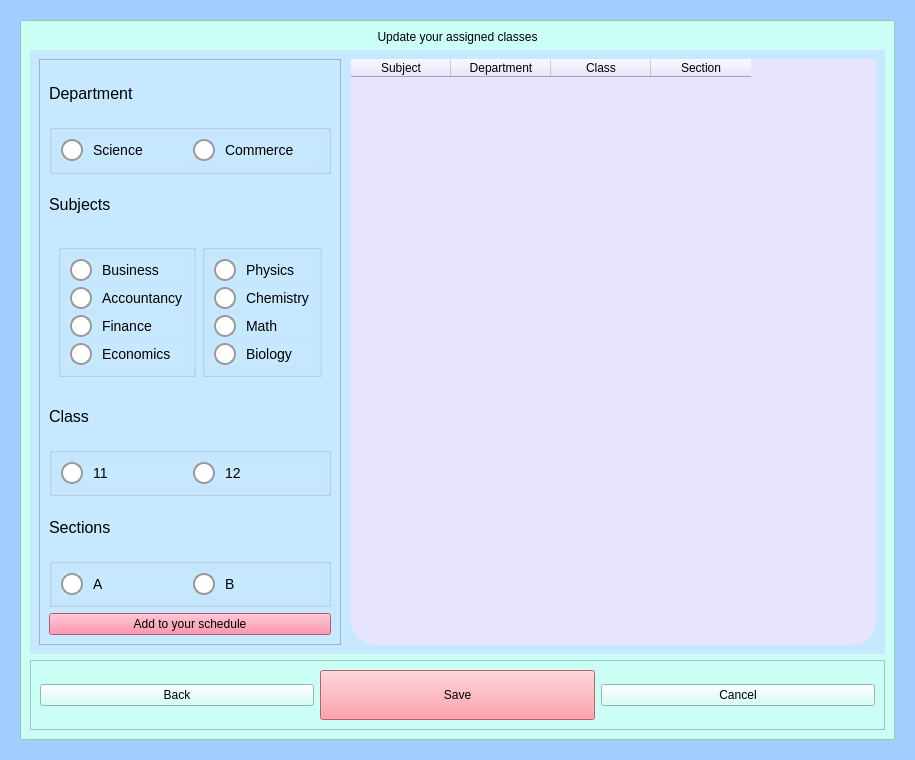
<?xml version="1.0" encoding="UTF-8"?>
<ui version="4.0">
 <class>td_profile</class>
 <widget class="QDialog" name="td_profile">
  <property name="geometry">
   <rect>
    <x>0</x>
    <y>0</y>
    <width>915</width>
    <height>760</height>
   </rect>
  </property>
  <property name="windowTitle">
   <string>Dialog</string>
  </property>
  <property name="styleSheet">
   <string notr="true">background-color: rgb(160, 206, 255);
color: rgb(0, 0, 0);</string>
  </property>
  <layout class="QVBoxLayout" name="verticalLayout_13">
   <item>
    <widget class="QStackedWidget" name="stackedWidget">
     <property name="currentIndex">
      <number>2</number>
     </property>
     <widget class="QWidget" name="showdetailstd">
      <layout class="QVBoxLayout" name="verticalLayout_2">
       <item>
        <widget class="QFrame" name="frame">
         <property name="frameShape">
          <enum>QFrame::Shape::StyledPanel</enum>
         </property>
         <property name="frameShadow">
          <enum>QFrame::Shadow::Raised</enum>
         </property>
         <layout class="QVBoxLayout" name="verticalLayout_5">
          <item>
           <widget class="QWidget" name="verticalWidget_2" native="true">
            <property name="minimumSize">
             <size>
              <width>0</width>
              <height>400</height>
             </size>
            </property>
            <property name="styleSheet">
             <string notr="true">border color : black;
</string>
            </property>
            <layout class="QVBoxLayout" name="verticalLayout_4">
             <item>
              <layout class="QHBoxLayout" name="horizontalLayout_2">
               <item>
                <widget class="QPushButton" name="gotoupdateprofiledetails">
                 <property name="styleSheet">
                  <string notr="true">background-color: rgb(255, 158, 155);
font: 600 9pt &quot;Segoe UI&quot;;</string>
                 </property>
                 <property name="text">
                  <string>Update your profile details</string>
                 </property>
                </widget>
               </item>
               <item>
                <widget class="QPushButton" name="gotoupdateclasses">
                 <property name="styleSheet">
                  <string notr="true">background-color: rgb(255, 158, 155);
font: 600 9pt &quot;Segoe UI&quot;;</string>
                 </property>
                 <property name="text">
                  <string>Update your classes </string>
                 </property>
                </widget>
               </item>
              </layout>
             </item>
             <item>
              <widget class="QLabel" name="createyouraccount">
               <property name="maximumSize">
                <size>
                 <width>16777215</width>
                 <height>50</height>
                </size>
               </property>
               <property name="font">
                <font>
                 <pointsize>14</pointsize>
                 <bold>true</bold>
                </font>
               </property>
               <property name="styleSheet">
                <string notr="true">color: rgb(0, 0, 0);</string>
               </property>
               <property name="text">
                <string>Your Details</string>
               </property>
               <property name="alignment">
                <set>Qt::AlignmentFlag::AlignCenter</set>
               </property>
              </widget>
             </item>
             <item>
              <widget class="QLabel" name="label_8">
               <property name="maximumSize">
                <size>
                 <width>16777215</width>
                 <height>20</height>
                </size>
               </property>
               <property name="styleSheet">
                <string notr="true">color: rgb(0, 0, 0);
border:none;
border-radius:50px;</string>
               </property>
               <property name="text">
                <string>Name:</string>
               </property>
              </widget>
             </item>
             <item>
              <widget class="QLabel" name="name_tdprofile">
               <property name="minimumSize">
                <size>
                 <width>0</width>
                 <height>40</height>
                </size>
               </property>
               <property name="styleSheet">
                <string notr="true">color: rgb(0, 0, 0);
border-color: rgb(255, 84, 172);
border-radius: 15px;
background-color: rgb(253, 229, 255);</string>
               </property>
               <property name="text">
                <string/>
               </property>
              </widget>
             </item>
             <item>
              <widget class="QLabel" name="label_9">
               <property name="maximumSize">
                <size>
                 <width>16777215</width>
                 <height>20</height>
                </size>
               </property>
               <property name="styleSheet">
                <string notr="true">color: rgb(0, 0, 0);</string>
               </property>
               <property name="text">
                <string>Email:</string>
               </property>
              </widget>
             </item>
             <item>
              <widget class="QLabel" name="email_tdprofile">
               <property name="minimumSize">
                <size>
                 <width>0</width>
                 <height>40</height>
                </size>
               </property>
               <property name="styleSheet">
                <string notr="true">color: rgb(0, 0, 0);
border-color: rgb(255, 84, 172);
border-radius: 15px;
background-color: rgb(253, 229, 255);</string>
               </property>
               <property name="text">
                <string/>
               </property>
              </widget>
             </item>
             <item>
              <widget class="QLabel" name="label_12">
               <property name="maximumSize">
                <size>
                 <width>16777215</width>
                 <height>20</height>
                </size>
               </property>
               <property name="styleSheet">
                <string notr="true">color: rgb(0, 0, 0);
border:none;
border-radius:50px;</string>
               </property>
               <property name="text">
                <string>ID:</string>
               </property>
              </widget>
             </item>
             <item>
              <widget class="QLabel" name="id_tdprofile">
               <property name="minimumSize">
                <size>
                 <width>0</width>
                 <height>40</height>
                </size>
               </property>
               <property name="styleSheet">
                <string notr="true">color: rgb(0, 0, 0);
border-color: rgb(255, 84, 172);
border-radius: 15px;
background-color: rgb(253, 229, 255);</string>
               </property>
               <property name="text">
                <string/>
               </property>
              </widget>
             </item>
             <item>
              <spacer name="verticalSpacer">
               <property name="orientation">
                <enum>Qt::Orientation::Vertical</enum>
               </property>
               <property name="sizeType">
                <enum>QSizePolicy::Policy::Fixed</enum>
               </property>
               <property name="sizeHint" stdset="0">
                <size>
                 <width>20</width>
                 <height>40</height>
                </size>
               </property>
              </spacer>
             </item>
             <item>
              <widget class="QListView" name="allcurrentassignedclasses">
               <property name="styleSheet">
                <string notr="true">background-color: rgb(232, 228, 255);
font: 12pt &quot;Segoe UI&quot;;
color: rgb(0, 0, 0);</string>
               </property>
              </widget>
             </item>
            </layout>
           </widget>
          </item>
         </layout>
        </widget>
       </item>
      </layout>
     </widget>
     <widget class="QWidget" name="updateprofiledetailstd">
      <layout class="QVBoxLayout" name="verticalLayout_20">
       <item>
        <spacer name="verticalSpacer_4">
         <property name="orientation">
          <enum>Qt::Orientation::Vertical</enum>
         </property>
         <property name="sizeHint" stdset="0">
          <size>
           <width>20</width>
           <height>40</height>
          </size>
         </property>
        </spacer>
       </item>
       <item>
        <widget class="QFrame" name="frame_4">
         <property name="minimumSize">
          <size>
           <width>0</width>
           <height>500</height>
          </size>
         </property>
         <property name="styleSheet">
          <string notr="true">background-color: rgb(203, 255, 246);</string>
         </property>
         <property name="frameShape">
          <enum>QFrame::Shape::StyledPanel</enum>
         </property>
         <property name="frameShadow">
          <enum>QFrame::Shadow::Raised</enum>
         </property>
         <layout class="QVBoxLayout" name="verticalLayout_11">
          <item>
           <widget class="QWidget" name="verticalWidget_4" native="true">
            <property name="minimumSize">
             <size>
              <width>0</width>
              <height>400</height>
             </size>
            </property>
            <property name="styleSheet">
             <string notr="true">border color : black;
background-color: rgb(199, 233, 255);
</string>
            </property>
            <layout class="QVBoxLayout" name="verticalLayout_12">
             <property name="spacing">
              <number>10</number>
             </property>
             <item>
              <widget class="QLabel" name="label_3">
               <property name="styleSheet">
                <string notr="true">font: 9pt &quot;Segoe UI&quot;;
color: rgb(0, 0, 0);
font: 11pt &quot;Segoe UI&quot;;</string>
               </property>
               <property name="text">
                <string>Update your details</string>
               </property>
               <property name="alignment">
                <set>Qt::AlignmentFlag::AlignCenter</set>
               </property>
              </widget>
             </item>
             <item>
              <spacer name="verticalSpacer_2">
               <property name="orientation">
                <enum>Qt::Orientation::Vertical</enum>
               </property>
               <property name="sizeHint" stdset="0">
                <size>
                 <width>20</width>
                 <height>40</height>
                </size>
               </property>
              </spacer>
             </item>
             <item>
              <widget class="QLabel" name="label_20">
               <property name="maximumSize">
                <size>
                 <width>16777215</width>
                 <height>20</height>
                </size>
               </property>
               <property name="styleSheet">
                <string notr="true">color: rgb(0, 0, 0);
border:none;
border-radius:50px;</string>
               </property>
               <property name="text">
                <string>Name:</string>
               </property>
              </widget>
             </item>
             <item>
              <widget class="QLineEdit" name="tdupdateprofile_name">
               <property name="styleSheet">
                <string notr="true">color: rgb(0, 0, 0);</string>
               </property>
               <property name="placeholderText">
                <string>Enter your full name</string>
               </property>
              </widget>
             </item>
             <item>
              <widget class="QLabel" name="label_21">
               <property name="maximumSize">
                <size>
                 <width>16777215</width>
                 <height>20</height>
                </size>
               </property>
               <property name="styleSheet">
                <string notr="true">color: rgb(0, 0, 0);</string>
               </property>
               <property name="text">
                <string>Email:</string>
               </property>
              </widget>
             </item>
             <item>
              <widget class="QLineEdit" name="tdupdateprofile_email">
               <property name="styleSheet">
                <string notr="true">color: rgb(0, 0, 0);</string>
               </property>
               <property name="placeholderText">
                <string>Enter your college email</string>
               </property>
              </widget>
             </item>
             <item>
              <widget class="QLabel" name="label_22">
               <property name="maximumSize">
                <size>
                 <width>16777215</width>
                 <height>20</height>
                </size>
               </property>
               <property name="styleSheet">
                <string notr="true">color: rgb(0, 0, 0);
border:none;
border-radius:50px;</string>
               </property>
               <property name="text">
                <string>ID:</string>
               </property>
              </widget>
             </item>
             <item>
              <widget class="QLineEdit" name="tdupdateprofile_id">
               <property name="styleSheet">
                <string notr="true">color: rgb(0, 0, 0);</string>
               </property>
               <property name="placeholderText">
                <string>Enter your Teacher Id</string>
               </property>
              </widget>
             </item>
             <item>
              <spacer name="verticalSpacer_3">
               <property name="orientation">
                <enum>Qt::Orientation::Vertical</enum>
               </property>
               <property name="sizeHint" stdset="0">
                <size>
                 <width>20</width>
                 <height>40</height>
                </size>
               </property>
              </spacer>
             </item>
             <item>
              <widget class="QFrame" name="frame_5">
               <property name="frameShape">
                <enum>QFrame::Shape::StyledPanel</enum>
               </property>
               <property name="frameShadow">
                <enum>QFrame::Shadow::Raised</enum>
               </property>
               <layout class="QHBoxLayout" name="horizontalLayout_3">
                <item>
                 <widget class="QPushButton" name="backButton_2">
                  <property name="styleSheet">
                   <string notr="true">color: rgb(0, 0, 0);</string>
                  </property>
                  <property name="text">
                   <string>Back</string>
                  </property>
                 </widget>
                </item>
                <item>
                 <widget class="QPushButton" name="savebutton1">
                  <property name="minimumSize">
                   <size>
                    <width>60</width>
                    <height>50</height>
                   </size>
                  </property>
                  <property name="styleSheet">
                   <string notr="true">color: rgb(0, 0, 0);
font: 600 9pt &quot;Segoe UI&quot;;
background-color: rgb(255, 133, 149);</string>
                  </property>
                  <property name="text">
                   <string>Save</string>
                  </property>
                 </widget>
                </item>
                <item>
                 <widget class="QPushButton" name="cancelbutton_2">
                  <property name="styleSheet">
                   <string notr="true">color: rgb(0, 0, 0);</string>
                  </property>
                  <property name="text">
                   <string>Cancel</string>
                  </property>
                 </widget>
                </item>
               </layout>
              </widget>
             </item>
            </layout>
           </widget>
          </item>
         </layout>
        </widget>
       </item>
       <item>
        <spacer name="verticalSpacer_5">
         <property name="orientation">
          <enum>Qt::Orientation::Vertical</enum>
         </property>
         <property name="sizeHint" stdset="0">
          <size>
           <width>20</width>
           <height>40</height>
          </size>
         </property>
        </spacer>
       </item>
      </layout>
     </widget>
     <widget class="QWidget" name="updateyourclassestd">
      <layout class="QVBoxLayout" name="verticalLayout">
       <item>
        <widget class="QFrame" name="frame_6">
         <property name="minimumSize">
          <size>
           <width>0</width>
           <height>500</height>
          </size>
         </property>
         <property name="styleSheet">
          <string notr="true">background-color: rgb(203, 255, 246);</string>
         </property>
         <property name="frameShape">
          <enum>QFrame::Shape::StyledPanel</enum>
         </property>
         <property name="frameShadow">
          <enum>QFrame::Shadow::Raised</enum>
         </property>
         <layout class="QVBoxLayout" name="verticalLayout_3">
          <item>
           <widget class="QLabel" name="label_4">
            <property name="styleSheet">
             <string notr="true">font: 9pt &quot;Segoe UI&quot;;
color: rgb(0, 0, 0);
font: 11pt &quot;Segoe UI&quot;;</string>
            </property>
            <property name="text">
             <string>Update your assigned classes</string>
            </property>
            <property name="alignment">
             <set>Qt::AlignmentFlag::AlignCenter</set>
            </property>
           </widget>
          </item>
          <item>
           <widget class="QWidget" name="verticalWidget_5" native="true">
            <property name="minimumSize">
             <size>
              <width>0</width>
              <height>400</height>
             </size>
            </property>
            <property name="styleSheet">
             <string notr="true">border color : black;
background-color: rgb(199, 233, 255);
</string>
            </property>
            <layout class="QHBoxLayout" name="horizontalLayout">
             <property name="spacing">
              <number>10</number>
             </property>
             <item>
              <widget class="QFrame" name="frame_8">
               <property name="styleSheet">
                <string notr="true">QRadioButton {
    color: #333333;
    font-size: 14px;
    spacing: 10px;
}

QRadioButton:checked {
    color: #0078d7;
    font-weight: bold;
}

QRadioButton::indicator {
    width: 18px;
    height: 18px;
    border-radius: 11px;
    border: 2px solid #999999;
    background-color: #ffffff;
}

QRadioButton::indicator:hover {
    border: 2px solid #0078d7;
}

QRadioButton::indicator:checked {
    background-color: #0078d7;
    border: 2px solid #005a9e;
}</string>
               </property>
               <property name="frameShape">
                <enum>QFrame::Shape::StyledPanel</enum>
               </property>
               <property name="frameShadow">
                <enum>QFrame::Shadow::Raised</enum>
               </property>
               <layout class="QVBoxLayout" name="verticalLayout_14">
                <item>
                 <widget class="QLabel" name="label_24">
                  <property name="font">
                   <font>
                    <family>Segoe UI</family>
                    <pointsize>12</pointsize>
                    <italic>false</italic>
                    <bold>false</bold>
                   </font>
                  </property>
                  <property name="styleSheet">
                   <string notr="true">color: rgb(0, 0, 0);
font: 12pt &quot;Segoe UI&quot;;</string>
                  </property>
                  <property name="text">
                   <string>Department</string>
                  </property>
                 </widget>
                </item>
                <item>
                 <widget class="QGroupBox" name="groupBox">
                  <property name="styleSheet">
                   <string notr="true">color: rgb(0, 0, 0);</string>
                  </property>
                  <property name="title">
                   <string/>
                  </property>
                  <layout class="QHBoxLayout" name="horizontalLayout_5">
                   <item>
                    <widget class="QRadioButton" name="radioScience">
                     <property name="text">
                      <string>Science</string>
                     </property>
                    </widget>
                   </item>
                   <item>
                    <widget class="QRadioButton" name="radioCommerce">
                     <property name="text">
                      <string>Commerce</string>
                     </property>
                    </widget>
                   </item>
                  </layout>
                 </widget>
                </item>
                <item>
                 <widget class="QLabel" name="label_25">
                  <property name="font">
                   <font>
                    <family>Segoe UI</family>
                    <pointsize>12</pointsize>
                    <italic>false</italic>
                    <bold>false</bold>
                   </font>
                  </property>
                  <property name="styleSheet">
                   <string notr="true">color: rgb(0, 0, 0);
font: 12pt &quot;Segoe UI&quot;;</string>
                  </property>
                  <property name="text">
                   <string>Subjects</string>
                  </property>
                 </widget>
                </item>
                <item>
                 <widget class="QWidget" name="widget_4" native="true">
                  <property name="styleSheet">
                   <string notr="true">color: rgb(0, 0, 0);</string>
                  </property>
                  <layout class="QHBoxLayout" name="horizontalLayout_6">
                   <item>
                    <widget class="QGroupBox" name="groupBox_5">
                     <property name="styleSheet">
                      <string notr="true">color: rgb(0, 0, 0);</string>
                     </property>
                     <layout class="QVBoxLayout" name="verticalLayout_17">
                      <item>
                       <widget class="QRadioButton" name="radioBusiness">
                        <property name="text">
                         <string>Business</string>
                        </property>
                       </widget>
                      </item>
                      <item>
                       <widget class="QRadioButton" name="radioAccountancy">
                        <property name="text">
                         <string>Accountancy</string>
                        </property>
                       </widget>
                      </item>
                      <item>
                       <widget class="QRadioButton" name="radioFinance">
                        <property name="text">
                         <string>Finance</string>
                        </property>
                       </widget>
                      </item>
                      <item>
                       <widget class="QRadioButton" name="radioEconomics">
                        <property name="text">
                         <string>Economics</string>
                        </property>
                       </widget>
                      </item>
                     </layout>
                    </widget>
                   </item>
                   <item>
                    <widget class="QGroupBox" name="Sciencesubjects">
                     <property name="styleSheet">
                      <string notr="true">color: rgb(0, 0, 0);</string>
                     </property>
                     <layout class="QVBoxLayout" name="verticalLayout_18">
                      <item>
                       <widget class="QRadioButton" name="radioPhysics">
                        <property name="text">
                         <string>Physics</string>
                        </property>
                       </widget>
                      </item>
                      <item>
                       <widget class="QRadioButton" name="radioChemistry">
                        <property name="text">
                         <string>Chemistry</string>
                        </property>
                       </widget>
                      </item>
                      <item>
                       <widget class="QRadioButton" name="radioMath">
                        <property name="text">
                         <string>Math</string>
                        </property>
                       </widget>
                      </item>
                      <item>
                       <widget class="QRadioButton" name="radioBiology">
                        <property name="text">
                         <string>Biology</string>
                        </property>
                       </widget>
                      </item>
                     </layout>
                    </widget>
                   </item>
                  </layout>
                 </widget>
                </item>
                <item>
                 <widget class="QLabel" name="label_26">
                  <property name="font">
                   <font>
                    <family>Segoe UI</family>
                    <pointsize>12</pointsize>
                    <italic>false</italic>
                    <bold>false</bold>
                   </font>
                  </property>
                  <property name="styleSheet">
                   <string notr="true">color: rgb(0, 0, 0);
font: 12pt &quot;Segoe UI&quot;;</string>
                  </property>
                  <property name="text">
                   <string>Class</string>
                  </property>
                 </widget>
                </item>
                <item>
                 <widget class="QGroupBox" name="groupBox_3">
                  <property name="styleSheet">
                   <string notr="true">color: rgb(0, 0, 0);</string>
                  </property>
                  <property name="title">
                   <string/>
                  </property>
                  <layout class="QHBoxLayout" name="horizontalLayout_7">
                   <item>
                    <widget class="QRadioButton" name="radio11">
                     <property name="text">
                      <string>11</string>
                     </property>
                    </widget>
                   </item>
                   <item>
                    <widget class="QRadioButton" name="radio12">
                     <property name="text">
                      <string>12</string>
                     </property>
                    </widget>
                   </item>
                  </layout>
                 </widget>
                </item>
                <item>
                 <widget class="QLabel" name="label_27">
                  <property name="font">
                   <font>
                    <family>Segoe UI</family>
                    <pointsize>12</pointsize>
                    <italic>false</italic>
                    <bold>false</bold>
                   </font>
                  </property>
                  <property name="styleSheet">
                   <string notr="true">color: rgb(0, 0, 0);
font: 12pt &quot;Segoe UI&quot;;</string>
                  </property>
                  <property name="text">
                   <string>Sections</string>
                  </property>
                 </widget>
                </item>
                <item>
                 <widget class="QGroupBox" name="groupBox_2">
                  <property name="styleSheet">
                   <string notr="true">color: rgb(0, 0, 0);</string>
                  </property>
                  <property name="title">
                   <string/>
                  </property>
                  <layout class="QHBoxLayout" name="horizontalLayout_8">
                   <item>
                    <widget class="QRadioButton" name="radioA">
                     <property name="text">
                      <string>A</string>
                     </property>
                    </widget>
                   </item>
                   <item>
                    <widget class="QRadioButton" name="radioB">
                     <property name="text">
                      <string>B</string>
                     </property>
                    </widget>
                   </item>
                  </layout>
                 </widget>
                </item>
                <item>
                 <widget class="QPushButton" name="tdprofile_addtoschedule">
                  <property name="styleSheet">
                   <string notr="true">background-color: rgb(255, 115, 152);
color: rgb(0, 0, 0);
font: 600 12pt &quot;Segoe UI&quot;;</string>
                  </property>
                  <property name="text">
                   <string>Add to your schedule</string>
                  </property>
                 </widget>
                </item>
               </layout>
              </widget>
             </item>
             <item>
              <widget class="QTableWidget" name="tempScheduleTable">
               <property name="styleSheet">
                <string notr="true">color: rgb(0, 0, 0);
background-color: rgb(130, 180, 255);
background-color: rgb(230, 228, 255);
border-radius: 25%
</string>
               </property>
               <column>
                <property name="text">
                 <string>Subject</string>
                </property>
               </column>
               <column>
                <property name="text">
                 <string>Department</string>
                </property>
               </column>
               <column>
                <property name="text">
                 <string>Class</string>
                </property>
               </column>
               <column>
                <property name="text">
                 <string>Section</string>
                </property>
               </column>
              </widget>
             </item>
            </layout>
           </widget>
          </item>
          <item>
           <widget class="QFrame" name="frame_7">
            <property name="frameShape">
             <enum>QFrame::Shape::StyledPanel</enum>
            </property>
            <property name="frameShadow">
             <enum>QFrame::Shadow::Raised</enum>
            </property>
            <layout class="QHBoxLayout" name="horizontalLayout_4">
             <item>
              <widget class="QPushButton" name="backButton2">
               <property name="styleSheet">
                <string notr="true">color: rgb(0, 0, 0);</string>
               </property>
               <property name="text">
                <string>Back</string>
               </property>
              </widget>
             </item>
             <item>
              <widget class="QPushButton" name="savebutton2">
               <property name="minimumSize">
                <size>
                 <width>60</width>
                 <height>50</height>
                </size>
               </property>
               <property name="styleSheet">
                <string notr="true">color: rgb(0, 0, 0);
font: 600 9pt &quot;Segoe UI&quot;;
background-color: rgb(255, 133, 149);</string>
               </property>
               <property name="text">
                <string>Save</string>
               </property>
              </widget>
             </item>
             <item>
              <widget class="QPushButton" name="cancelbutton2">
               <property name="styleSheet">
                <string notr="true">color: rgb(0, 0, 0);</string>
               </property>
               <property name="text">
                <string>Cancel</string>
               </property>
              </widget>
             </item>
            </layout>
           </widget>
          </item>
         </layout>
        </widget>
       </item>
      </layout>
     </widget>
    </widget>
   </item>
  </layout>
 </widget>
 <resources/>
 <connections/>
</ui>
